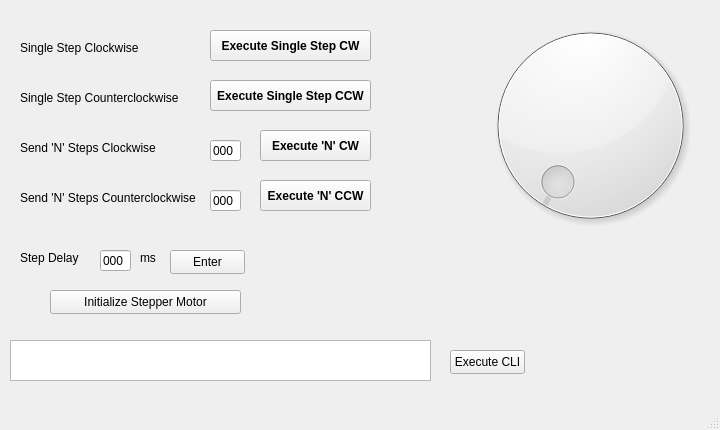
<?xml version="1.0" encoding="UTF-8"?>
<ui version="4.0">
 <class>SecondWindow</class>
 <widget class="QMainWindow" name="SecondWindow">
  <property name="geometry">
   <rect>
    <x>0</x>
    <y>0</y>
    <width>720</width>
    <height>430</height>
   </rect>
  </property>
  <property name="windowTitle">
   <string>MainWindow</string>
  </property>
  <widget class="QWidget" name="centralwidget">
   <widget class="QLabel" name="label_6">
    <property name="geometry">
     <rect>
      <x>20</x>
      <y>190</y>
      <width>181</width>
      <height>16</height>
     </rect>
    </property>
    <property name="text">
     <string>Send 'N' Steps Counterclockwise</string>
    </property>
   </widget>
   <widget class="QLabel" name="label_3">
    <property name="geometry">
     <rect>
      <x>20</x>
      <y>40</y>
      <width>121</width>
      <height>16</height>
     </rect>
    </property>
    <property name="text">
     <string>Single Step Clockwise</string>
    </property>
   </widget>
   <widget class="QLabel" name="label_4">
    <property name="geometry">
     <rect>
      <x>20</x>
      <y>90</y>
      <width>161</width>
      <height>16</height>
     </rect>
    </property>
    <property name="text">
     <string>Single Step Counterclockwise</string>
    </property>
   </widget>
   <widget class="QPushButton" name="pushButton_8">
    <property name="geometry">
     <rect>
      <x>210</x>
      <y>30</y>
      <width>161</width>
      <height>31</height>
     </rect>
    </property>
    <property name="font">
     <font>
      <bold>true</bold>
     </font>
    </property>
    <property name="text">
     <string>Execute Single Step CW</string>
    </property>
   </widget>
   <widget class="QDial" name="dial">
    <property name="geometry">
     <rect>
      <x>450</x>
      <y>10</y>
      <width>281</width>
      <height>231</height>
     </rect>
    </property>
   </widget>
   <widget class="QPushButton" name="pushButton_4">
    <property name="geometry">
     <rect>
      <x>450</x>
      <y>350</y>
      <width>75</width>
      <height>24</height>
     </rect>
    </property>
    <property name="text">
     <string>Execute CLI</string>
    </property>
   </widget>
   <widget class="QLabel" name="label_5">
    <property name="geometry">
     <rect>
      <x>20</x>
      <y>140</y>
      <width>141</width>
      <height>16</height>
     </rect>
    </property>
    <property name="text">
     <string>Send 'N' Steps Clockwise</string>
    </property>
   </widget>
   <widget class="QPushButton" name="pushButton_7">
    <property name="geometry">
     <rect>
      <x>210</x>
      <y>80</y>
      <width>161</width>
      <height>31</height>
     </rect>
    </property>
    <property name="font">
     <font>
      <bold>true</bold>
     </font>
    </property>
    <property name="text">
     <string>Execute Single Step CCW</string>
    </property>
   </widget>
   <widget class="QLabel" name="label_7">
    <property name="geometry">
     <rect>
      <x>20</x>
      <y>250</y>
      <width>61</width>
      <height>16</height>
     </rect>
    </property>
    <property name="text">
     <string>Step Delay</string>
    </property>
   </widget>
   <widget class="QLabel" name="label_8">
    <property name="geometry">
     <rect>
      <x>140</x>
      <y>250</y>
      <width>21</width>
      <height>16</height>
     </rect>
    </property>
    <property name="text">
     <string>ms</string>
    </property>
   </widget>
   <widget class="QPlainTextEdit" name="plainTextEdit_4">
    <property name="geometry">
     <rect>
      <x>10</x>
      <y>340</y>
      <width>421</width>
      <height>41</height>
     </rect>
    </property>
   </widget>
   <widget class="QPushButton" name="executeNcwpbtn">
    <property name="geometry">
     <rect>
      <x>260</x>
      <y>130</y>
      <width>111</width>
      <height>31</height>
     </rect>
    </property>
    <property name="font">
     <font>
      <bold>true</bold>
     </font>
    </property>
    <property name="text">
     <string>Execute 'N' CW</string>
    </property>
   </widget>
   <widget class="QPushButton" name="pushButton_3">
    <property name="geometry">
     <rect>
      <x>50</x>
      <y>290</y>
      <width>191</width>
      <height>24</height>
     </rect>
    </property>
    <property name="text">
     <string>Initialize Stepper Motor</string>
    </property>
   </widget>
   <widget class="QPushButton" name="executeNccwpbtn">
    <property name="geometry">
     <rect>
      <x>260</x>
      <y>180</y>
      <width>111</width>
      <height>31</height>
     </rect>
    </property>
    <property name="font">
     <font>
      <bold>true</bold>
     </font>
    </property>
    <property name="text">
     <string>Execute 'N' CCW</string>
    </property>
   </widget>
   <widget class="QLineEdit" name="CWlineEdit">
    <property name="geometry">
     <rect>
      <x>210</x>
      <y>140</y>
      <width>31</width>
      <height>21</height>
     </rect>
    </property>
    <property name="text">
     <string>000</string>
    </property>
   </widget>
   <widget class="QLineEdit" name="CCWlineEdit">
    <property name="geometry">
     <rect>
      <x>210</x>
      <y>190</y>
      <width>31</width>
      <height>21</height>
     </rect>
    </property>
    <property name="text">
     <string>000</string>
    </property>
   </widget>
   <widget class="QLineEdit" name="stepDelayLineEdit">
    <property name="geometry">
     <rect>
      <x>100</x>
      <y>250</y>
      <width>31</width>
      <height>21</height>
     </rect>
    </property>
    <property name="text">
     <string>000</string>
    </property>
   </widget>
   <widget class="QPushButton" name="stepDelaypbtn">
    <property name="geometry">
     <rect>
      <x>170</x>
      <y>250</y>
      <width>75</width>
      <height>24</height>
     </rect>
    </property>
    <property name="text">
     <string>Enter</string>
    </property>
   </widget>
  </widget>
  <widget class="QMenuBar" name="menubar">
   <property name="geometry">
    <rect>
     <x>0</x>
     <y>0</y>
     <width>720</width>
     <height>22</height>
    </rect>
   </property>
  </widget>
  <widget class="QStatusBar" name="statusbar"/>
 </widget>
 <resources/>
 <connections/>
</ui>
